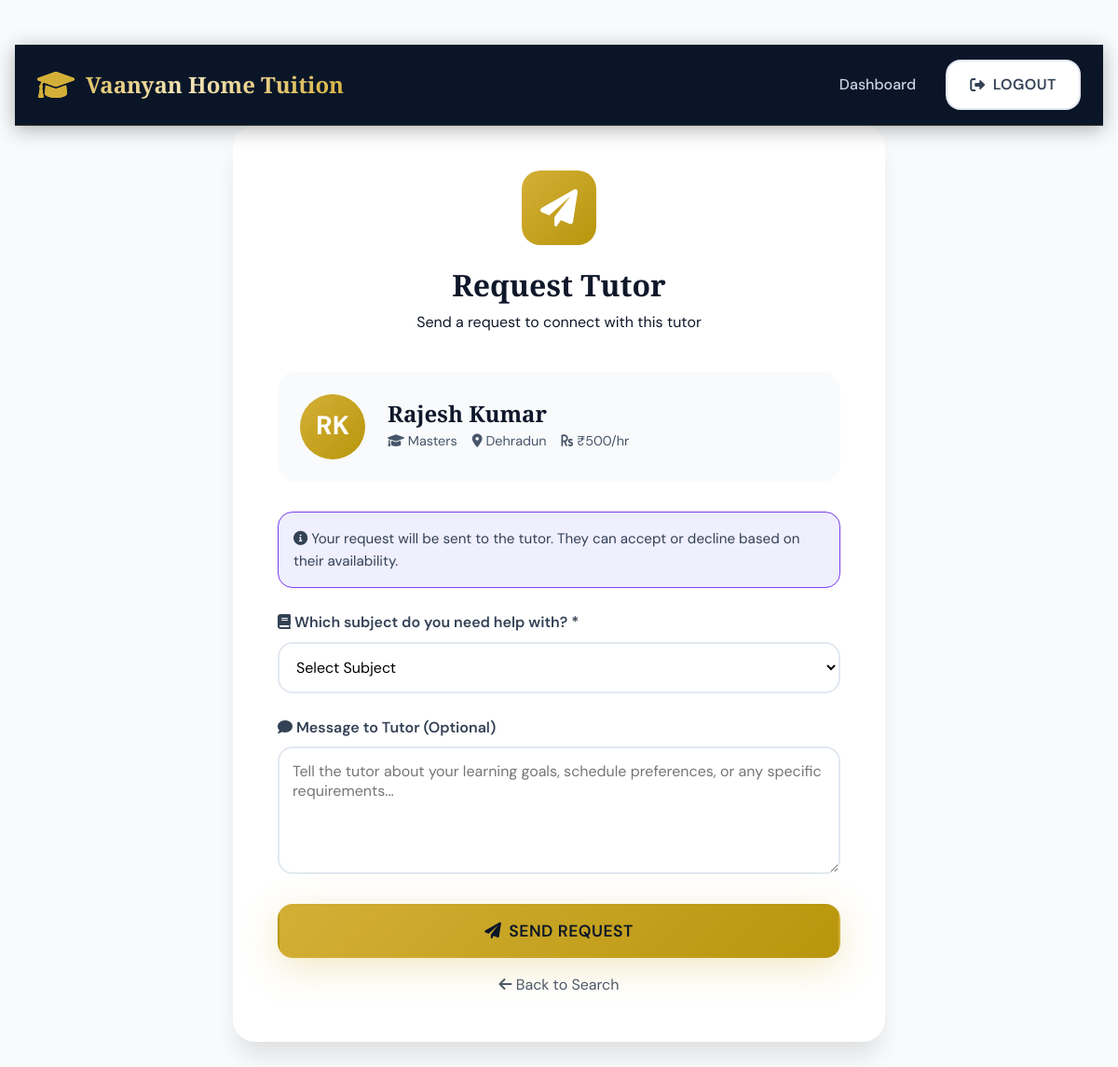
The app's page /request-tutor/1 (signed in) with its own data.
### app.py (models this page shows, shortened)
class User(db.Model):
    __tablename__ = 'users'
    id = db.Column(db.Integer, primary_key=True)
    role = db.Column(db.String(20), nullable=False)
    first_name = db.Column(db.String(100), nullable=False)
    last_name = db.Column(db.String(100), nullable=False)
    email = db.Column(db.String(120), unique=True, nullable=False)
    phone = db.Column(db.String(20), nullable=False)
    password_hash = db.Column(db.String(200), nullable=False)
    is_active = db.Column(db.Boolean, default=True)
    created_at = db.Column(db.DateTime, default=datetime.utcnow)
    student_profile = db.relationship('StudentProfile', backref='user', uselist=False, lazy=True)
    teacher_profile = db.relationship('TeacherProfile', backref='user', uselist=False, lazy=True)

class TeacherProfile(db.Model):
    __tablename__ = 'teacher_profiles'
    id = db.Column(db.Integer, primary_key=True)
    user_id = db.Column(db.Integer, db.ForeignKey('users.id'), nullable=False)
    qualification = db.Column(db.String(100), nullable=False)
    experience = db.Column(db.String(50), nullable=False)
    subjects = db.Column(db.Text, nullable=False)
    teaching_mode = db.Column(db.Text, nullable=False)
    hourly_rate = db.Column(db.Integer, nullable=False)
    bio = db.Column(db.Text)
    city = db.Column(db.String(100), nullable=False)
    address = db.Column(db.Text, nullable=False)
    rating = db.Column(db.Float, default=5.0)
    total_students = db.Column(db.Integer, default=0)
    total_classes = db.Column(db.Integer, default=0)
    total_earnings = db.Column(db.Integer, default=0)
    is_verified = db.Column(db.Boolean, default=False)

### app.py (the view)
@app.route('/request-tutor/<int:teacher_id>')
@login_required
def request_tutor_page(teacher_id):
    teacher = User.query.get_or_404(teacher_id)
    if teacher.role != 'teacher':
        flash('Invalid teacher ID', 'error')
        return redirect(url_for('find_tutors'))
    return render_template('request_tutor.html', teacher=teacher, current_user=get_current_user())

### app.py (called while the page is built)
def login_required(f):
    @wraps(f)
    def decorated_function(*args, **kwargs):
        if 'user_id' not in session:
            flash('Please login to access this page', 'error')
            return redirect(url_for('login'))
        return f(*args, **kwargs)
    return decorated_function

def get_current_user():
    if 'user_id' in session:
        return User.query.get(session['user_id'])
    return None

@app.context_processor
def inject_user():
    return dict(current_user=get_current_user())

### templates/request_tutor.html (shortened to what this page needs)
<!DOCTYPE html>
<html lang="en">
<head>
    <link rel="stylesheet" href="{{ url_for('static', filename='style.css') }}">
    <link href="https://cdnjs.cloudflare.com/ajax/libs/font-awesome/6.0.0/css/all.min.css" rel="stylesheet">
</head>
<body class="request-page">
    <header class="header">
        <div class="container">
            <div class="header-content">
                <a href="{{ url_for('home') }}" class="logo">
                    <i class="fas fa-graduation-cap"></i>
                    Vaanyan Home Tuition
                </a>
                <nav class="nav">
                    <a href="{{ url_for('student_dashboard') }}" class="nav-link">Dashboard</a>
                    <a href="{{ url_for('logout') }}" class="btn btn-secondary">
                        <i class="fas fa-sign-out-alt"></i> Logout
                    </a>
                </nav>
            </div>
        </div>
    </header>
    <div class="request-container">
        <div class="request-header">
            <div class="request-icon">
                <i class="fas fa-paper-plane"></i>
            </div>
            <h2>Request Tutor</h2>
            <p>Send a request to connect with this tutor</p>
        </div>
        <div class="tutor-preview">
            <div class="tutor-preview-avatar">
                {{ teacher.first_name[0] }}{{ teacher.last_name[0] }}
            </div>
            <div class="tutor-preview-info">
                <h3>{{ teacher.first_name }} {{ teacher.last_name }}</h3>
                <div class="tutor-preview-meta">
                    <span><i class="fas fa-graduation-cap"></i> {{ teacher.teacher_profile.qualification }}</span>
                    <span><i class="fas fa-map-marker-alt"></i> {{ teacher.teacher_profile.city }}</span>
                    <span><i class="fas fa-rupee-sign"></i> ₹{{ teacher.teacher_profile.hourly_rate }}/hr</span>
                </div>
            </div>
        </div>
        <div class="info-box">
            <p><i class="fas fa-info-circle"></i> Your request will be sent to the tutor. They can accept or decline based on their availability.</p>
        </div>
        <form method="POST" action="{{ url_for('send_tutor_request') }}">
            <div class="form-group">
                <label for="subject"><i class="fas fa-book"></i> Which subject do you need help with? *</label>
                <select name="subject" id="subject" required>
                    <option value="">Select Subject</option>
                </select>
            </div>
            <div class="form-group">
                <label for="message"><i class="fas fa-comment"></i> Message to Tutor (Optional)</label>
                <textarea name="message" id="message" rows="5" placeholder="Tell the tutor about your learning goals, schedule preferences, or any specific requirements..."></textarea>
            </div>
            <button type="submit" class="btn btn-primary btn-full btn-lg">
                <i class="fas fa-paper-plane"></i> Send Request
            </button>
            <div style="text-align: center; margin-top: 1rem;">
                <a href="{{ url_for('find_tutors') }}" style="color: var(--gray-600); text-decoration: none;">
                    <i class="fas fa-arrow-left"></i> Back to Search
                </a>
            </div>
        </form>
    </div>
</body>
</html>

### static/style.css (style rules this page uses)
:root { --royal-gold: #d4af37; --royal-gold-light: #f4e4ba; --royal-gold-dark: #b8960c; --royal-purple: #7c3aed; --royal-navy: #0a1628; --royal-navy-light: #162544; --success: #10b981; --success-dark: #059669; --warning: #f59e0b; --error: #ef4444; --info: #3b82f6; --white: #ffffff; --gray-50: #f8fafc; --gray-100: #f1f5f9; --gray-200: #e2e8f0; --gray-300: #cbd5e1; --gray-400: #94a3b8; --gray-500: #64748b; --gray-600: #475569; --gray-700: #334155; --gray-800: #1e293b; --gray-900: #0f172a; --gradient-primary: linear-gradient(135deg, #d4af37 0%, #b8960c 100%); --gradient-secondary: linear-gradient(135deg, #7c3aed 0%, #5b21b6 100%); --gradient-hero: linear-gradient(135deg, #0a1628 0%, #162544 50%, #1e3a5f 100%); --gradient-gold: linear-gradient(135deg, #d4af37 0%, #f4e4ba 50%, #d4af37 100%); --shadow-sm: 0 1px 2px rgba(0,0,0,0.05); --shadow-md: 0 4px 6px -1px rgba(0,0,0,0.1); --shadow-lg: 0 10px 15px -3px rgba(0,0,0,0.1); --shadow-xl: 0 20px 25px -5px rgba(0,0,0,0.1); --shadow-2xl: 0 25px 50px -12px rgba(0,0,0,0.25); --shadow-royal: 0 10px 40px rgba(212,175,55,0.3); --shadow-gold: 0 8px 32px rgba(212,175,55,0.4); --radius-sm: 8px; --radius-md: 12px; --radius-lg: 16px; --radius-xl: 20px; --radius-2xl: 24px; --radius-full: 9999px; --transition: all 0.3s cubic-bezier(0.4,0,0.2,1); --transition-fast: all 0.15s ease; --font-display: 'Playfair Display', Georgia, serif; --font-body: 'DM Sans', sans-serif; }
*, *::before, *::after { box-sizing: border-box; margin: 0; padding: 0; }
html { scroll-behavior: smooth; }
body { font-family: var(--font-body); font-size: 16px; line-height: 1.6; color: var(--gray-900); background: var(--gray-50); min-height: 100vh; }
a { text-decoration: none; color: inherit; transition: var(--transition-fast); }
button, input, textarea, select { font-family: inherit; font-size: inherit; outline: none; border: none; }
.container { width: 100%; max-width: 1200px; margin: 0 auto; padding: 0 1.5rem; }
h1, h2, h3, h4, h5, h6 { font-family: var(--font-display); font-weight: 700; line-height: 1.2; }
h2 { font-size: 2.25rem; }
h3 { font-size: 1.75rem; }
.btn { display: inline-flex; align-items: center; justify-content: center; gap: 0.5rem; padding: 0.75rem 1.5rem; font-weight: 600; border-radius: var(--radius-lg); cursor: pointer; transition: var(--transition); border: 2px solid transparent; text-transform: uppercase; letter-spacing: 0.5px; position: relative; overflow: hidden; }
.btn::before { content: ''; position: absolute; top: 0; left: -100%; width: 100%; height: 100%; background: linear-gradient(90deg, transparent, rgba(255,255,255,0.3), transparent); transition: 0.5s; }
.btn-primary { background: var(--gradient-primary); color: var(--royal-navy); box-shadow: var(--shadow-royal); }
.btn-secondary { background: var(--white); color: var(--gray-700); border: 2px solid var(--gray-200); }
.btn-lg { padding: 1rem 2rem; font-size: 1.1rem; }
.btn-full { width: 100%; }
.header { background: var(--royal-navy); padding: 1rem 0; position: sticky; top: 0; z-index: 1000; box-shadow: 0 4px 20px rgba(0,0,0,0.3); border-bottom: 1px solid rgba(212,175,55,0.2); }
.header-content { display: flex; align-items: center; justify-content: space-between; }
.logo { display: flex; align-items: center; gap: 0.75rem; font-family: var(--font-display); font-size: 1.5rem; font-weight: 700; background: var(--gradient-gold); -webkit-background-clip: text; -webkit-text-fill-color: transparent; }
.logo i { font-size: 2rem; color: var(--royal-gold); -webkit-text-fill-color: var(--royal-gold); }
.nav { display: flex; align-items: center; gap: 1rem; }
.nav-link { color: var(--gray-300); font-weight: 500; padding: 0.5rem 1rem; border-radius: var(--radius-md); }
.form-group { margin-bottom: 1.5rem; }
.form-group label { display: block; font-weight: 600; margin-bottom: 0.5rem; color: var(--gray-700); }
.form-group input, .form-group select, .form-group textarea, .form-control { width: 100%; padding: 1rem 1.25rem; border: 2px solid var(--gray-200); border-radius: var(--radius-lg); font-size: 1rem; transition: var(--transition); background: var(--white); }

### records on screen
User: first_name "R", last_name "K", first_name "Rajesh", last_name "Kumar"
TeacherProfile: teacher_profile.qualification "Masters", teacher_profile.city "Dehradun", teacher_profile.hourly_rate "500"
